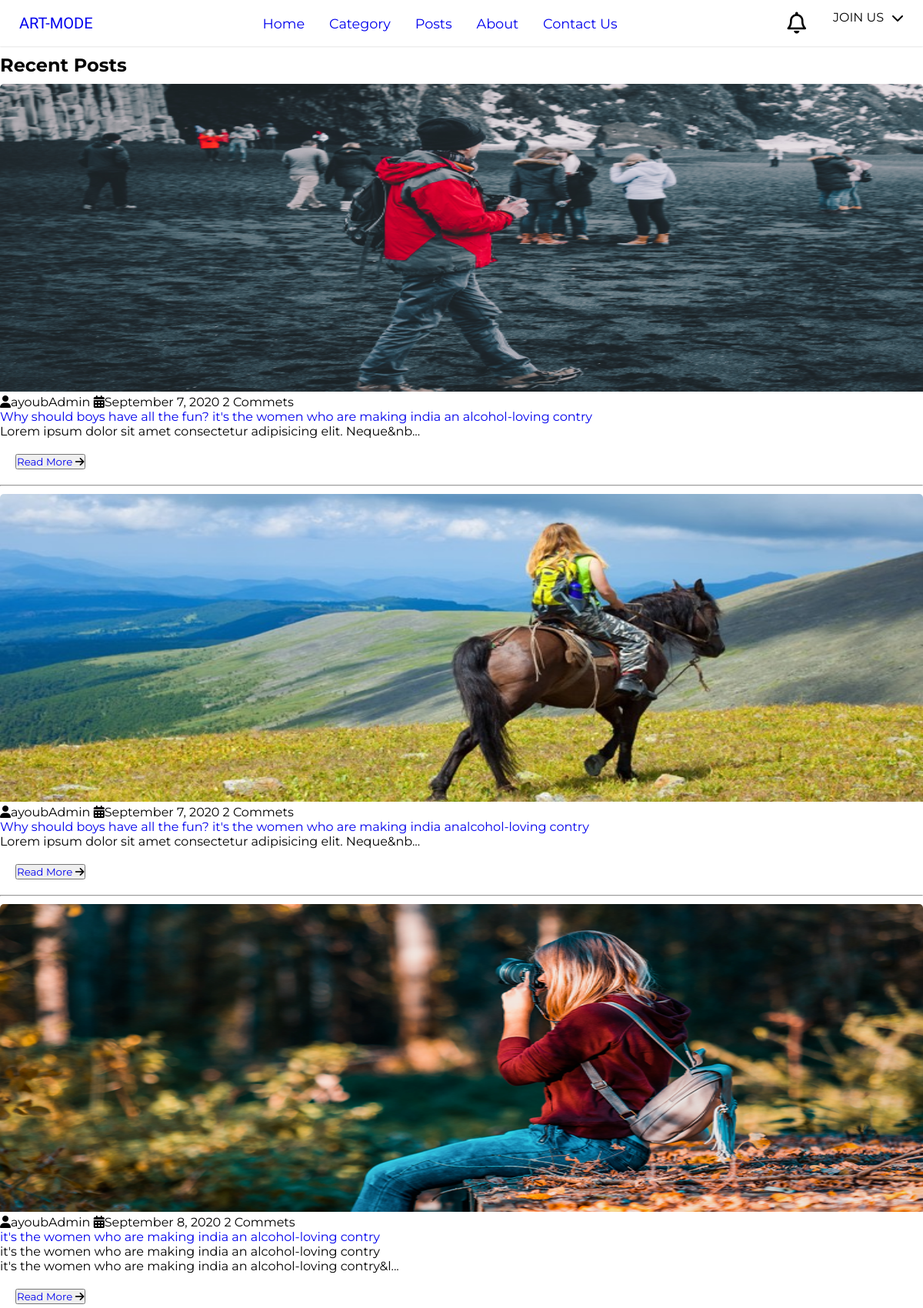
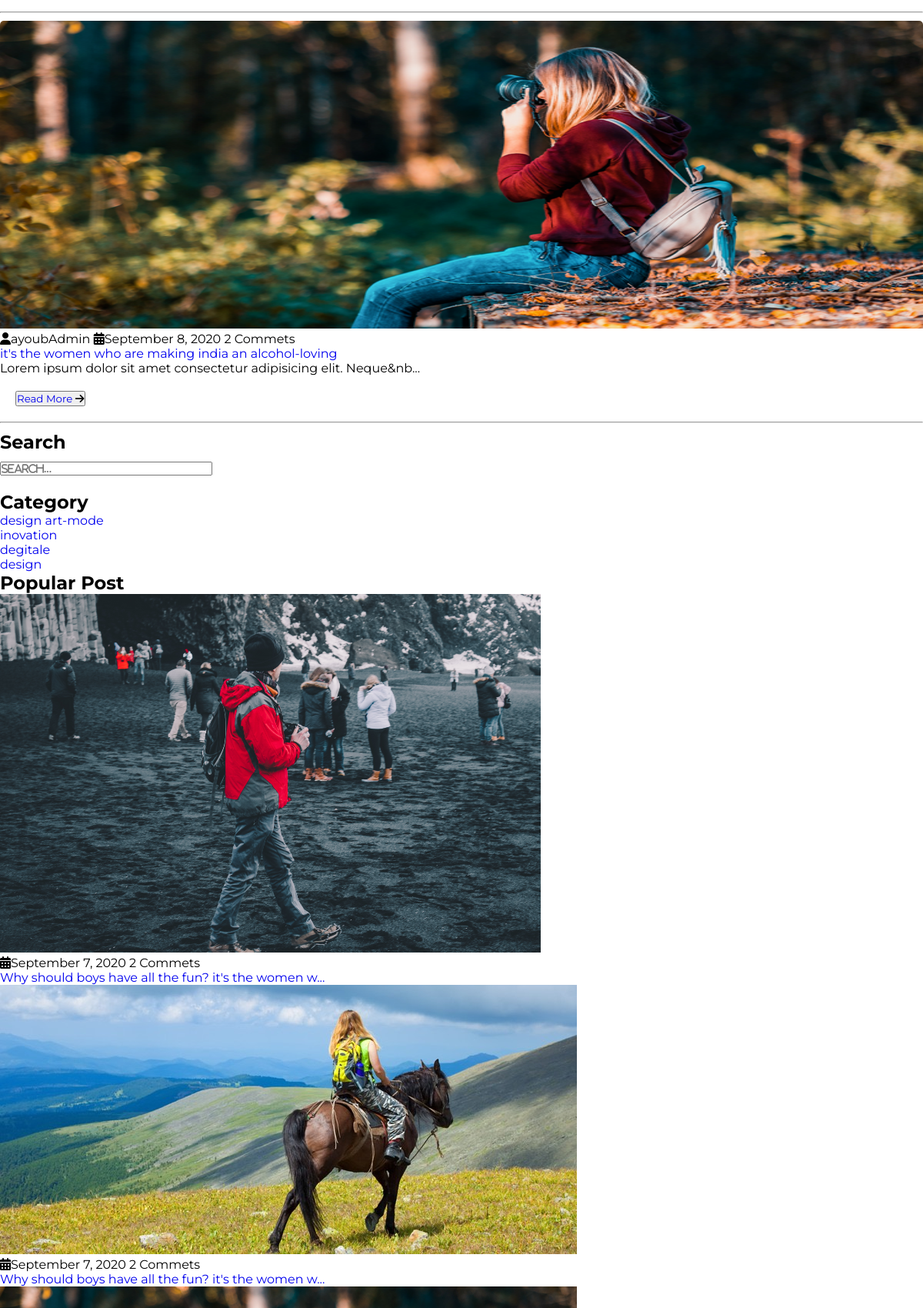
/Posts.php (upper part), run on the app's committed database (2 pictures, top to bottom).
### tables this page shows
CREATE TABLE `posts` (
  `id` int(11) NOT NULL,
  `user_id` int(11) NOT NULL,
  `topic_id` int(11) DEFAULT NULL,
  `title` varchar(255) NOT NULL,
  `image` varchar(255) NOT NULL,
  `body` text NOT NULL,
  `published` tinyint(4) NOT NULL,
  `created_at` datetime NOT NULL DEFAULT current_timestamp()
);

CREATE TABLE `users` (
  `id` int(11) NOT NULL,
  `admin` tinyint(4) NOT NULL,
  `username` varchar(255) NOT NULL,
  `email` varchar(255) NOT NULL,
  `password` varchar(255) NOT NULL,
  `created_at` timestamp NOT NULL DEFAULT current_timestamp()
);

CREATE TABLE `topics` (
  `id` int(11) NOT NULL,
  `name` varchar(255) NOT NULL,
  `description` text NOT NULL
);

### app/database/db.php (called while the page is built, shortened)
<?php
require('connect.php');
function executeQuery($sql, $data)
{
    global $conn;
    $stmt = $conn->prepare($sql);
    $values = array_values($data);
    $types = str_repeat('s', count($values));
    $stmt->bind_param($types, ...$values);
    $stmt->execute();
    return $stmt;
}
function selectAll($table, $conditions = [])
{
    global $conn;
    $sql = "SELECT * FROM $table";
    if (empty($conditions)) {
        $stmt = $conn->prepare($sql);
        $stmt->execute();
        $records = $stmt->get_result()->fetch_all(MYSQLI_ASSOC);
        return $records;
    }
}
function getPublishedPost()
{
    $sql = "SELECT p.*, u.username FROM posts AS p JOIN users AS u ON p.user_id = u.id WHERE published = ?";
    $stmt = executeQuery($sql, ['published' => 1]);
    $records = $stmt->get_result()->fetch_all(MYSQLI_ASSOC);
    return $records;
}

### app/controllers/topics.php (called while the page is built, shortened)
<?php
include(ROOT_PATH . "/app/database/db.php");
$table = 'topics';
$topics = selectAll($table);

### Posts.php (the view, shortened to what this page needs)
<?php
    include(ROOT_PATH . "/app/controllers/topics.php");
    $posts = array();
    $postTitle = 'Recent Posts';
    if (isset($_GET['t_id'])) {
        $posts = getPostByTopicId($_GET['t_id']);
        $postTitle = "You Searched For Posts under '" . $_GET['name'] . "' :";
    }
    else if (isset($_POST['search-term'])) {
        $postTitle = "You Searched For '" . $_POST['search-term'] . "' :";
        $posts = searchPosts($_POST['search-term']);
    }
    else {
        $posts = getPublishedPost();
    }
?>
<!DOCTYPE html>
<html lang="en">
<head>
    <link rel="stylesheet" href="assets/css/all.css">
    <link rel="stylesheet" href="assets/css/owl.carousel.min.css">
    <link rel="stylesheet" href="assets/css/owl.theme.default.min.css">
    <link rel="stylesheet" href="assets/css/aos.css">
    <link rel="stylesheet" href="assets/css/Style1.scss">
    <link rel="stylesheet" href="assets/css/headerStyle.css">
</head>
<body data-spy="scroll" data-target=".navbar" data-offset="60">
    <nav>
        <?php include(ROOT_PATH . "/app/includes/homeHeader.php"); ?>
    </nav>
    <main>
        <section id="posts" class="container">
            <div class="site-content">
                <div class="posts">
                <h2 style="margin-top: 10px;"><?php echo $postTitle; ?></h2>
                    <?php foreach ($posts as $post) : ?>
                        <div class="post-content" data-aos="zoom-in" data-aos-delay="200" style="margin-top: 10px">
                            <div class="post-image">
                                <div>
                                    <img src="<?php echo BASE_URL . '/assets/images/' . $post['image']; ?>" class="img" style="height: 400px; width: 100%; border-top-left-radius: 5px; border-top-right-radius: 5px;" alt="">
                                </div>
                                <div class="post-info flex-row">
                                    <span><i class="fas fa-user text-gray"></i><?php echo $post['username']; ?></span>
                                    <span><i class="fas fa-calendar-alt text-gray"></i><?php echo date('F j, Y', strtotime($post['created_at'])); ?></span>
                                    <span>2 Commets</span>
                                </div>
                            </div>
                            <div class="post-title">
                                <a href="single.php?id=<?php echo $post['id']; ?>&username=<?php echo $post['username']; ?>"><?php echo $post['title']; ?></a>
                                <p><?php echo  html_entity_decode(substr($post['body'], 0, 150) . '...'); ?>
                                </p>
                                <div>
                                    <button  style="margin: 20px;" class="btn post-btn"><a href="single.php?id=<?php echo $post['id']; ?>&username=<?php echo $post['username']; ?>">Read More </a> <i class="fas fa-arrow-right"></i></button>
                                </div>
                            </div>
                        </div>
                        <hr>
                    <?php endforeach; ?>
                </div>
                <aside class="sidebar">
                    <div class="category">
                        <ul class="search-div">
                            <h2  style="margin-top: 10px;">Search</h2>
                            <form action="Posts.php" method="post"  style="margin-top: 10px;">
                                <input type="text" name="search-term" class="fas fa-chevron-right" class="text-input" placeholder="Search...">
                            </form>
                        </ul>
                    </div>
                    <div class="category">
                        <h2 style="margin-top: 20px;">Category</h2>
                        <ul class="category-list">
                            <?php foreach ($topics as $key => $topic) : ?>
                                <li class="list-items" data-aos="fade-left" data-aos-delay="100">
                                    <a href="<?php echo BASE_URL . '/Posts.php?t_id=' . $topic['id'] . '&name=' . $topic['name'] ?>"><?php echo $topic['name']; ?></a>
                                </li>
                            <?php endforeach; ?>
                        </ul>
                    </div>
                    <div class="popular-post">
                        <h2>Popular Post</h2>
                        <?php foreach ($posts as $post) : ?>
                            <div class="post-content" data-aos="flip-up" data-aos-delay="200">
                                <div class="post-image">
                                    <div>
                                        <img src="<?php echo BASE_URL . '/assets/images/' . $post['image']; ?>" class="img" alt="blog1">
                                    </div>
                                    <div class="post-info flex-row">
                                        <span><i class="fas fa-calendar-alt text-gray"></i><?php echo date('F j, Y', strtotime($post['created_at'])); ?></span>
                                        <span>2 Commets</span>
                                    </div>
                                </div>
                                <div class="post-title">
                                    <a href="single.php?id=<?php echo $post['id']; ?>&username=<?php echo $post['username']; ?>"><?php echo html_entity_decode(substr($post['title'], 0, 50) . '...'); ?></a>
                                </div>
                            </div>
                        <?php endforeach; ?>
                    </div>
                </aside>
            </div>
        </section>
    </main>
</body>
</html>

### assets/css/all.css (style rules this page uses)
.fa, .fas, .far, .fal, .fad, .fab { -moz-osx-font-smoothing: grayscale; -webkit-font-smoothing: antialiased; display: inline-block; font-style: normal; font-variant: normal; text-rendering: auto; line-height: 1; }
.fa-arrow-right:before { content: "\f061"; }
.fa-calendar-alt:before { content: "\f073"; }
.fa-chevron-right:before { content: "\f054"; }
.fa-user:before { content: "\f007"; }
.fa, .fas { font-family: 'Font Awesome 5 Free'; font-weight: 900; }

### assets/css/headerStyle.css (style rules this page uses)
* { margin: 0; padding: 0; text-decoration: none; list-style: none; box-sizing: border-box; font-family: 'Montserrat'; }

### data on the page
posts: image (picture), user.username "ayoubAdmin", created_at "September 7, 2020", title "Why should boys have all the fun? it's the women who are making india an alcohol-loving contry", body "Lorem ipsum dolor sit amet consectetur adipisicing elit. Neque&nb...", title "Why should boys have all the fun? it's the women w..."
posts: image (picture), user.username "ayoubAdmin", created_at "September 7, 2020", title "Why should boys have all the fun? it's the women who are making india analcohol-loving contry", body "Lorem ipsum dolor sit amet consectetur adipisicing elit. Neque&nb...", title "Why should boys have all the fun? it's the women w..."
posts: image (picture), user.username "ayoubAdmin", created_at "September 8, 2020", title "it's the women who are making india an alcohol-loving contry", body "it's the women who are making india an alcohol-loving contry it's the women who are making india an alcohol-loving contry&l..."
posts: image (picture), user.username "ayoubAdmin", created_at "September 8, 2020", title "it's the women who are making india an alcohol-loving", body "Lorem ipsum dolor sit amet consectetur adipisicing elit. Neque&nb..."
topics: name "design art-mode"
topics: name "inovation"
topics: name "degitale"
topics: name "design"

### other printed values
$postTitle "Recent Posts"
